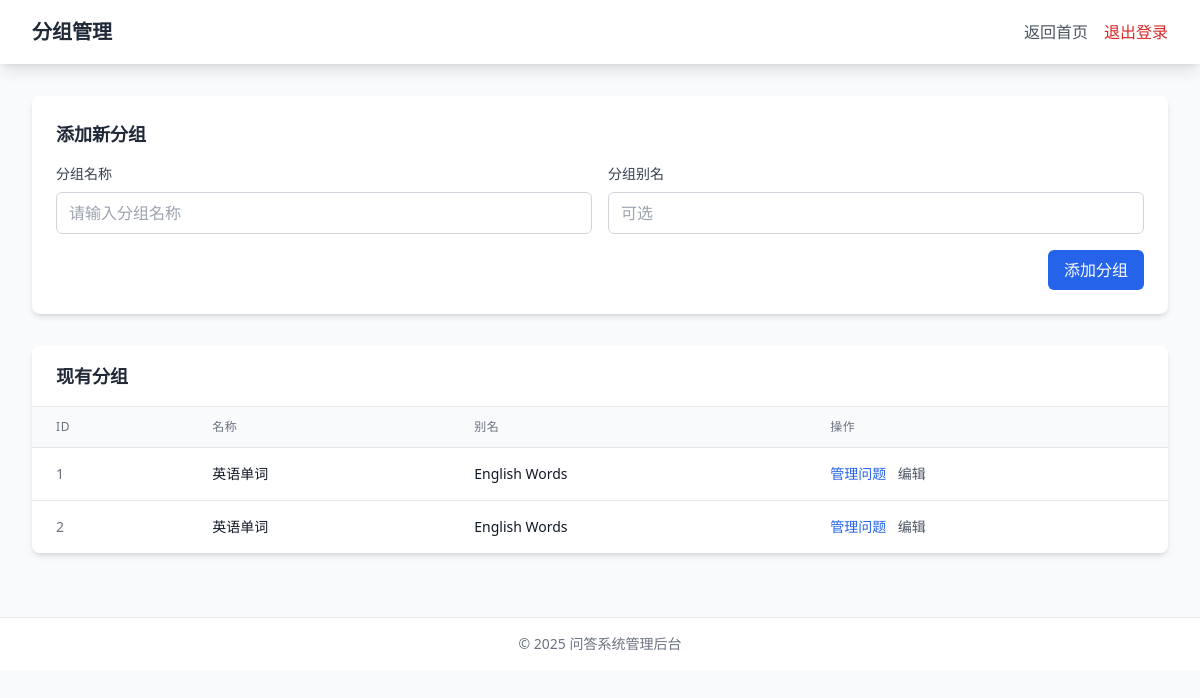
The page /admin/manage_groups.php (signed in) on the database its author committed.
### tables this page shows
CREATE TABLE groups (
    id INTEGER PRIMARY KEY AUTOINCREMENT,
    name TEXT NOT NULL,
    alias TEXT
);

### common/functions.php (called while the page is built, shortened)
<?php
function getGroups() {
    $db = getDB();
    $results = $db->query('SELECT * FROM groups ORDER BY name');
    $groups = [];
    while ($row = $results->fetchArray(SQLITE3_ASSOC)) {
        $groups[] = $row;
    }
    return $groups;
}

### admin/manage_groups.php (the view, shortened to what this page needs)
<?php
require_once('../common/functions.php');
$groups = getGroups();
?>
<!DOCTYPE html>
<html>
<head>
    <script src="https://cdn.tailwindcss.com"></script>
</head>
<body class="bg-gray-50 min-h-screen">
    <nav class="bg-white shadow-lg">
        <div class="max-w-7xl mx-auto px-4 sm:px-6 lg:px-8">
            <div class="flex justify-between h-16">
                <div class="flex items-center">
                    <h1 class="text-xl font-bold text-gray-800">分组管理</h1>
                </div>
                <div class="flex items-center space-x-4">
                    <a href="index.php" class="text-gray-600 hover:text-gray-900">返回首页</a>
                    <a href="logout.php" class="text-red-600 hover:text-red-700">退出登录</a>
                </div>
            </div>
        </div>
    </nav>
    <div class="max-w-7xl mx-auto px-4 sm:px-6 lg:px-8 py-8">
        <div class="bg-white rounded-lg shadow-md p-6 mb-8">
            <h2 class="text-lg font-semibold text-gray-800 mb-4">添加新分组</h2>
            <form method="post" class="space-y-4">
                <div class="grid grid-cols-1 md:grid-cols-2 gap-4">
                    <div>
                        <label class="block text-sm font-medium text-gray-700 mb-2">
                            分组名称
                        </label>
                        <input
                            type="text"
                            name="name"
                            required
                            class="w-full px-3 py-2 border border-gray-300 rounded-md focus:outline-none focus:ring-2 focus:ring-blue-500"
                            placeholder="请输入分组名称"
                        >
                    </div>
                    <div>
                        <label class="block text-sm font-medium text-gray-700 mb-2">
                            分组别名
                        </label>
                        <input
                            type="text"
                            name="alias"
                            class="w-full px-3 py-2 border border-gray-300 rounded-md focus:outline-none focus:ring-2 focus:ring-blue-500"
                            placeholder="可选"
                        >
                    </div>
                </div>
                <div class="flex justify-end">
                    <button
                        type="submit"
                        class="px-4 py-2 bg-blue-600 text-white rounded-md hover:bg-blue-700 focus:outline-none focus:ring-2 focus:ring-blue-500 focus:ring-offset-2"
                    >
                        添加分组
                    </button>
                </div>
            </form>
        </div>
        <div class="bg-white rounded-lg shadow-md overflow-hidden">
            <div class="px-6 py-4 border-b border-gray-200">
                <h2 class="text-lg font-semibold text-gray-800">现有分组</h2>
            </div>
            <div class="overflow-x-auto">
                <table class="min-w-full divide-y divide-gray-200">
                    <thead class="bg-gray-50">
                        <tr>
                            <th class="px-6 py-3 text-left text-xs font-medium text-gray-500 uppercase tracking-wider">ID</th>
                            <th class="px-6 py-3 text-left text-xs font-medium text-gray-500 uppercase tracking-wider">名称</th>
                            <th class="px-6 py-3 text-left text-xs font-medium text-gray-500 uppercase tracking-wider">别名</th>
                            <th class="px-6 py-3 text-left text-xs font-medium text-gray-500 uppercase tracking-wider">操作</th>
                        </tr>
                    </thead>
                    <tbody class="bg-white divide-y divide-gray-200">
                        <?php foreach ($groups as $group): ?>
                        <tr class="hover:bg-gray-50" data-group-id="<?php echo $group['id']; ?>">
                            <td class="px-6 py-4 whitespace-nowrap text-sm text-gray-500">
                                <?php echo htmlspecialchars($group['id']); ?>
                            </td>
                            <td class="px-6 py-4 text-sm text-gray-900">
                                <span class="group-content">
                                    <span class="display-text"><?php echo htmlspecialchars($group['name']); ?></span>
                                </span>
                            </td>
                            <td class="px-6 py-4 text-sm text-gray-900">
                                <span class="group-content">
                                    <span class="display-text"><?php echo htmlspecialchars($group['alias']); ?></span>
                                </span>
                            </td>
                            <td class="px-6 py-4 whitespace-nowrap text-sm">
                                <a href="manage_questions.php?group_id=<?php echo $group['id']; ?>"
                                   class="text-blue-600 hover:text-blue-800 mr-2">
                                    管理问题
                                </a>
                                <button class="text-gray-600 hover:text-gray-900 edit-trigger">
                                    编辑
                                </button>
                            </td>
                        </tr>
                        <?php endforeach; ?>
                    </tbody>
                </table>
            </div>
        </div>
    </div>
    <footer class="bg-white border-t border-gray-200 mt-8">
        <div class="max-w-7xl mx-auto px-4 sm:px-6 lg:px-8 py-4">
            <p class="text-center text-sm text-gray-500">
                &copy; <?php echo date('Y'); ?> 问答系统管理后台
            </p>
        </div>
    </footer>
</body>
</html>

### rows shown on the page
groups: id "1", name "英语单词", alias "English Words"
groups: id "2", name "英语单词", alias "English Words"
